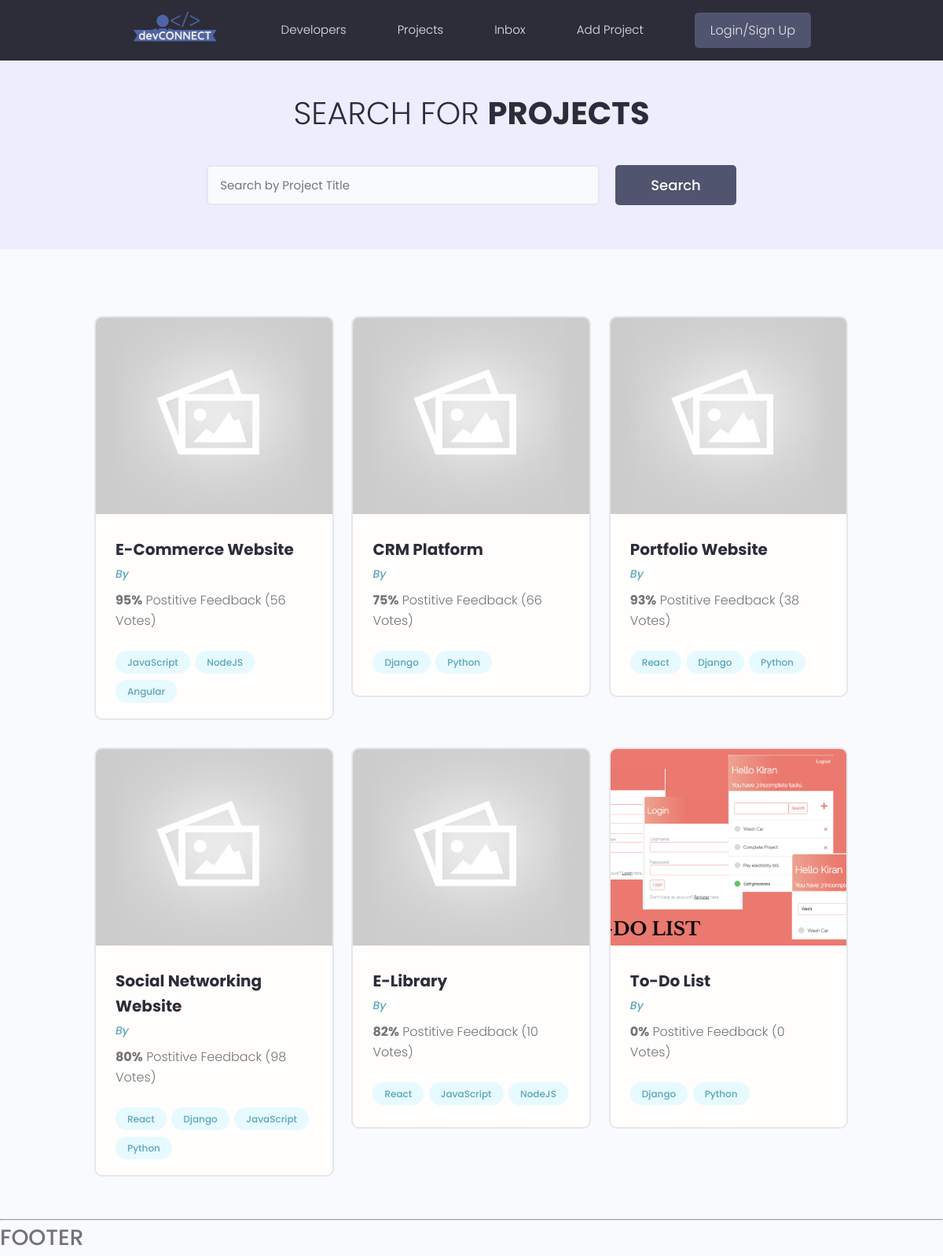
Page /projects/ on the earlier database version.
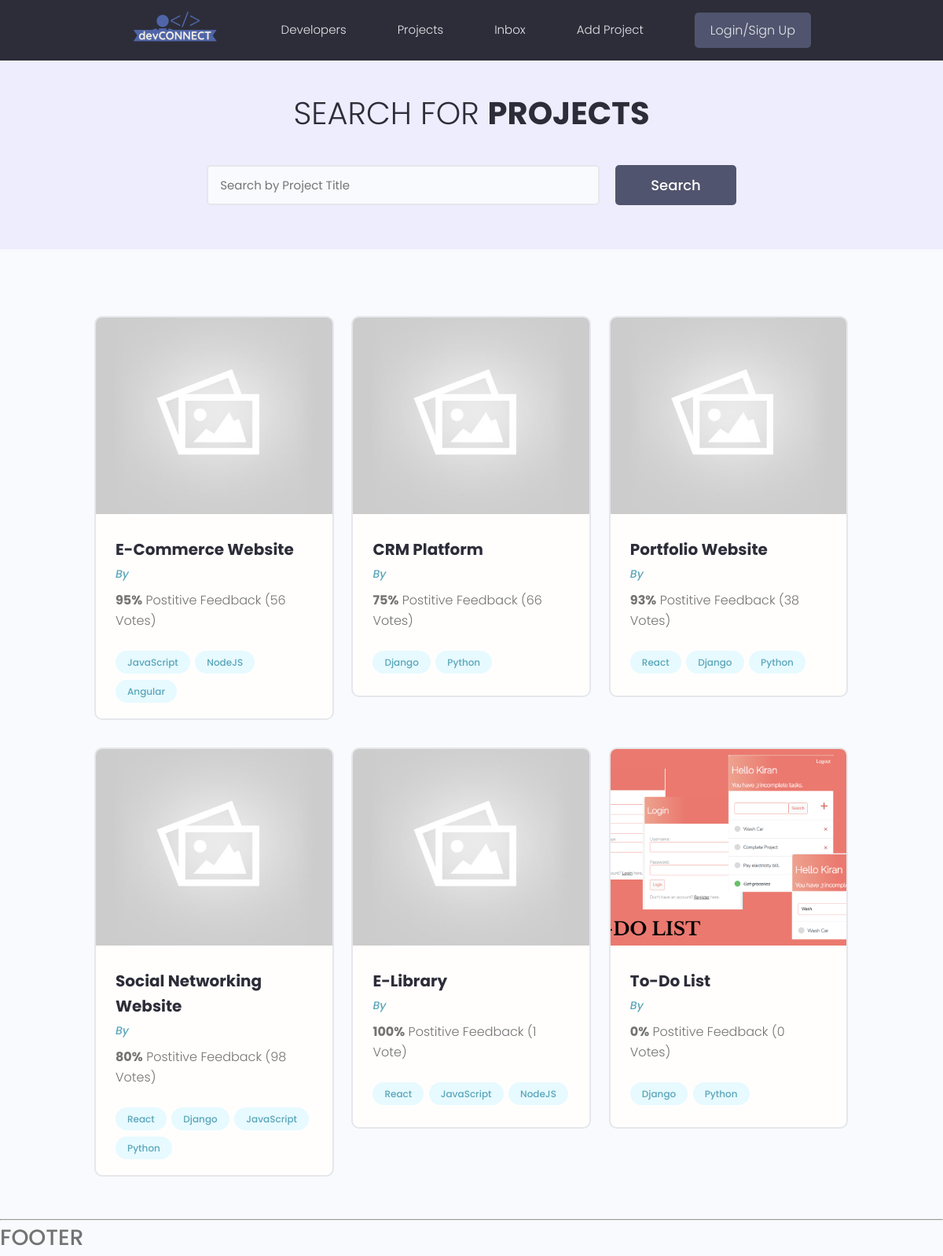
Same page on the later database version.
### projects/models.py (models this page shows, shortened)
class Project(models.Model):
    owner = models.ForeignKey(Profile, null=True, blank=True, on_delete=models.SET_NULL)
    title = models.CharField(max_length=200)
    description = models.TextField(null=True, blank=True)
    featured_image = models.ImageField(null=True, blank=True, default="default.jpg")
    demo_link = models.CharField(max_length=1000, null=True, blank=True)
    source_link = models.CharField(max_length=1000, null=True, blank=True)
    tags = models.ManyToManyField('Tag', blank=True)
    vote_total = models.IntegerField(default=0, null=True, blank=True)
    vote_ratio = models.IntegerField(default=0, null=True, blank=True)
    created = models.DateTimeField(auto_now_add=True)
    id = models.UUIDField(default=uuid.uuid4, unique=True, primary_key=True, editable=False)

### projects/views.py (the view)
# urls.py: path('projects/', include('projects.urls')),
def projects(request):
    projects = Project.objects.all()
    context = {'projects' : projects}
    return render(request, 'projects/projects.html', context)

### projects/models.py (called while the page is built)
    def __str__(self):
        return self.name

### projects/templates/projects/projects.html (shortened to what this page needs)
{% extends 'main.html' %}
{% block content %}
<main class="projects">
    <section class="hero-section text-center">
      <div class="container container--narrow">
        <div class="hero-section__box">
          <h2>Search for <span>Projects</span></h2>
        </div>
        <div class="hero-section__search">
          <form class="form" action="#" method="get">
            <div class="form__field">
              <input class="input input--text" id="formInput#search" type="text" name="text"
                placeholder="Search by Project Title" />
            </div>
            <input class="btn btn--sub btn--lg" type="submit" value="Search" />
          </form>
        </div>
      </div>
    </section>
    <section class="projectsList">
      <div class="container">
        <div class="grid grid--three">
          {% for project in projects %}
          <div class="column">
            <div class="card project">
              <a href="{% url 'project' project.id %}" class="project">
                <img class="project__thumbnail" src="{{project.featured_image.url}}" alt="project thumbnail" />
                <div class="card__body">
                  <h3 class="project__title">{{project.title}}</h3>
                  <p><a class="project__author" href="{% url 'project' project.id %}">By {{project.owner.name}}</a></p>
                  <p class="project--rating">
                    <span style="font-weight: bold;">{{project.vote_ratio}}%</span> Postitive
                    Feedback ({{project.vote_total}} Vote{{project.vote_total | pluralize:"s"}})
                  </p>
                  <div class="project__tags">
                    {% for tag in project.tags.all %}
                    <span class="tag tag--pill tag--main">
                      <small>{{tag}}</small>
                    </span>
                    {% endfor %}
                  </div>
                </div>
              </a>
            </div>
          </div>
          {% endfor %}
        </div>
      </div>
    </section>
  </main>
{% endblock content %}

Differences in the rows shown:
changed Project "E-Library": vote_ratio "82" → "100"; vote_total "10" → "1"; vote_total|pluralize "s" → (not shown)
